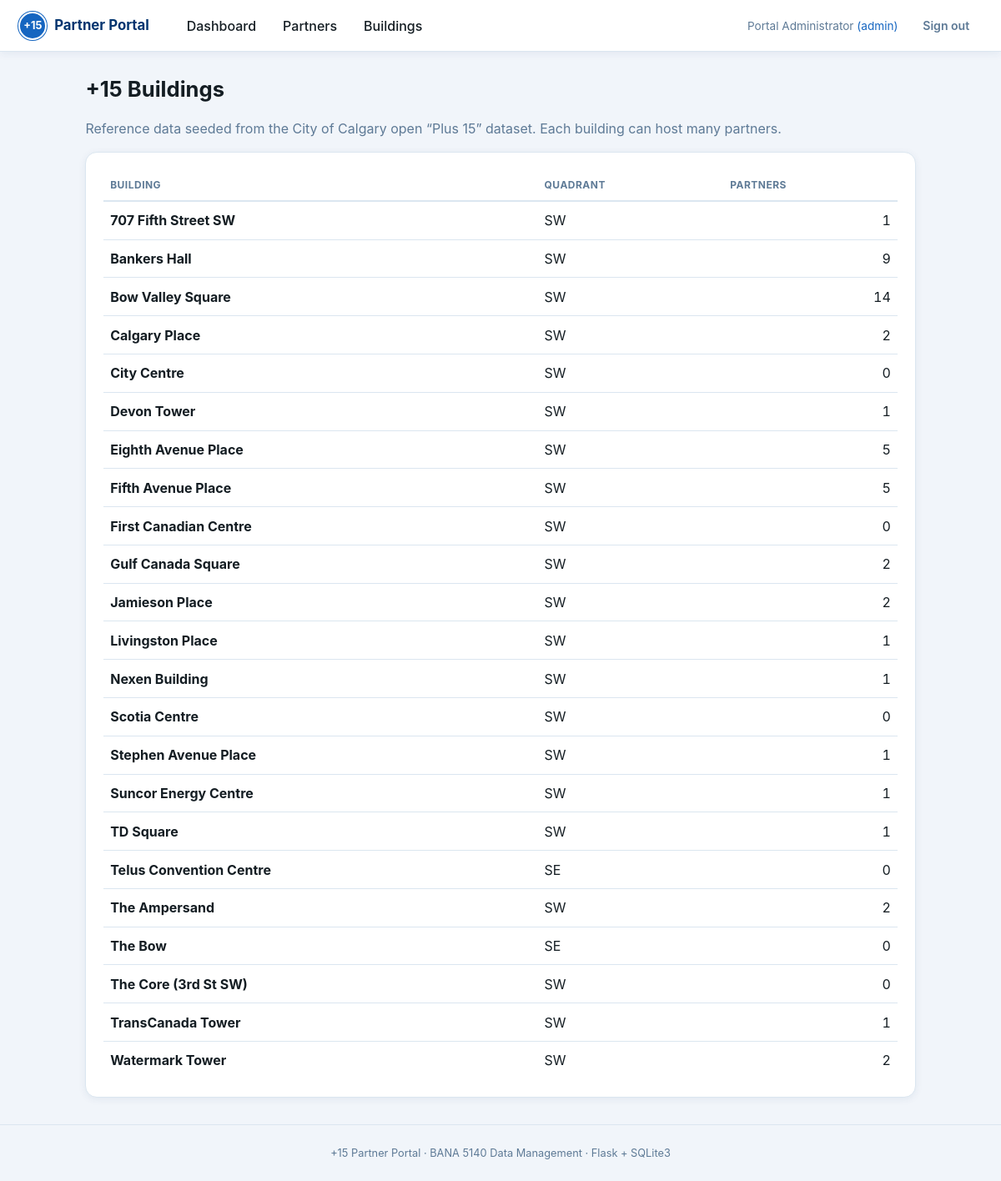
/buildings (signed in), run on the app's committed database.
### tables this page shows
CREATE TABLE building (
    building_id     INTEGER PRIMARY KEY AUTOINCREMENT,
    name            TEXT    NOT NULL UNIQUE,        -- e.g. "Bankers Hall"
    address         TEXT,                           -- street address if known
    quadrant        TEXT    CHECK (quadrant IN ('SW','SE','NW','NE')),
    plus15_level    INTEGER NOT NULL DEFAULT 1      -- floor the +15 runs on (1 = +15)
                    CHECK (plus15_level BETWEEN 0 AND 5),
    latitude        REAL,
    longitude       REAL,
    is_active       INTEGER NOT NULL DEFAULT 1      -- 0 = removed from network
                    CHECK (is_active IN (0,1))
);

### app.py (the view)
@app.route("/buildings")
@login_required
def list_buildings():
    db = get_db()
    buildings = db.execute(
        """SELECT b.*, COUNT(p.partner_id) AS partner_count
           FROM building b LEFT JOIN partner p ON p.building_id = b.building_id
           GROUP BY b.building_id ORDER BY b.name"""
    ).fetchall()
    return render_template("buildings.html", buildings=buildings)

### app.py (called while the page is built)
def get_db():
    if "db" not in g:
        g.db = sqlite3.connect(DB_PATH)
        g.db.row_factory = sqlite3.Row            # rows behave like dicts
        g.db.execute("PRAGMA foreign_keys = ON;")  # enforce FK constraints
    return g.db

def login_required(f):
    @wraps(f)
    def wrapper(*args, **kwargs):
        if "user_id" not in session:
            flash("Please sign in to continue.", "warning")
            return redirect(url_for("login", next=request.path))
        return f(*args, **kwargs)
    return wrapper

@app.context_processor
def inject_user():
    return {"current_user": session.get("full_name"), "current_role": session.get("role")}

### templates/buildings.html (shortened to what this page needs)
{% extends "base.html" %}
{% block content %}
<h1>+15 Buildings</h1>
<p class="muted">Reference data seeded from the City of Calgary open “Plus 15” dataset. Each building can host many partners.</p>
<div class="card">
  <table class="data">
    <thead><tr><th>Building</th><th>Quadrant</th><th class="num">Partners</th></tr></thead>
    <tbody>
      {% for b in buildings %}
      <tr><td><strong>{{ b.name }}</strong></td><td>{{ b.quadrant or '—' }}</td><td class="num">{{ b.partner_count }}</td></tr>
      {% endfor %}
    </tbody>
  </table>
</div>
{% endblock %}

### static/style.css (style rules this page uses)
:root { --navy:#00346f; --navy-d:#001b3f; --blue:#1565c0; --blue-l:#e8f1fa; --amber:#d97706; --green:#1f9d55; --red:#c2334d; --ink:#141d23; --mute:#5e7a96; --line:#dbe6f0; --surface:#ffffff; --bg:#f1f5fa; --surface-2:#f6faff; --radius:14px; --shadow:0 2px 10px rgba(0,52,111,.07); --sans:'Inter',-apple-system,'Segoe UI',Roboto,Arial,sans-serif; }
* { box-sizing:border-box }
body { margin:0;font-family:var(--sans);background:var(--bg);color:var(--ink);line-height:1.5 }
h1 { font-size:1.6rem;margin:0 0 .2rem }
.card { background:var(--surface);border:1px solid var(--line);border-radius:var(--radius); padding:1.3rem;box-shadow:var(--shadow);margin-bottom:1.3rem }
.muted { color:var(--mute) }
.num { text-align:right;font-variant-numeric:tabular-nums }
table.data { width:100%;border-collapse:collapse }
table.data th { text-align:left;font-size:.75rem;text-transform:uppercase;letter-spacing:.04em; color:var(--mute);border-bottom:2px solid var(--line);padding:.55rem .5rem }
table.data td { padding:.65rem .5rem;border-bottom:1px solid var(--line);vertical-align:top }
table.data tr:last-child td { border-bottom:none }

### data on the page
building: name "707 Fifth Street SW", quadrant "SW", partner_count "1"
building: name "Bankers Hall", quadrant "SW", partner_count "9"
building: name "Bow Valley Square", quadrant "SW", partner_count "14"
building: name "Calgary Place", quadrant "SW", partner_count "2"
building: name "City Centre", quadrant "SW", partner_count "0"
building: name "Devon Tower", quadrant "SW", partner_count "1"
building: name "Eighth Avenue Place", quadrant "SW", partner_count "5"
building: name "Fifth Avenue Place", quadrant "SW", partner_count "5"
building: name "First Canadian Centre", quadrant "SW", partner_count "0"
building: name "Gulf Canada Square", quadrant "SW", partner_count "2"
building: name "Jamieson Place", quadrant "SW", partner_count "2"
building: name "Livingston Place", quadrant "SW", partner_count "1"
building: name "Nexen Building", quadrant "SW", partner_count "1"
building: name "Scotia Centre", quadrant "SW", partner_count "0"
building: name "Stephen Avenue Place", quadrant "SW", partner_count "1"
building: name "Suncor Energy Centre", quadrant "SW", partner_count "1"
building: name "TD Square", quadrant "SW", partner_count "1"
building: name "Telus Convention Centre", quadrant "SE", partner_count "0"
building: name "The Ampersand", quadrant "SW", partner_count "2"
building: name "The Bow", quadrant "SE", partner_count "0"
building: name "The Core (3rd St SW)", quadrant "SW", partner_count "0"
building: name "TransCanada Tower", quadrant "SW", partner_count "1"
building: name "Watermark Tower", quadrant "SW", partner_count "2"

### other printed values
{{ current_user }} "Portal Administrator"
{{ current_role }} "admin"
